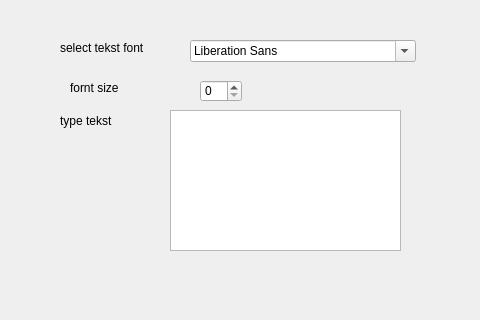
<?xml version="1.0" encoding="UTF-8"?>
<ui version="4.0">
 <class>Dialog</class>
 <widget class="QDialog" name="Dialog">
  <property name="geometry">
   <rect>
    <x>0</x>
    <y>0</y>
    <width>480</width>
    <height>320</height>
   </rect>
  </property>
  <property name="windowTitle">
   <string>Dialog</string>
  </property>
  <widget class="QLabel" name="label">
   <property name="geometry">
    <rect>
     <x>60</x>
     <y>110</y>
     <width>81</width>
     <height>21</height>
    </rect>
   </property>
   <property name="text">
    <string>type tekst</string>
   </property>
  </widget>
  <widget class="QLabel" name="label_2">
   <property name="geometry">
    <rect>
     <x>60</x>
     <y>40</y>
     <width>91</width>
     <height>16</height>
    </rect>
   </property>
   <property name="text">
    <string>select tekst font</string>
   </property>
  </widget>
  <widget class="QFontComboBox" name="fontComboBox">
   <property name="geometry">
    <rect>
     <x>190</x>
     <y>40</y>
     <width>226</width>
     <height>22</height>
    </rect>
   </property>
  </widget>
  <widget class="QTextEdit" name="textEdit">
   <property name="geometry">
    <rect>
     <x>170</x>
     <y>110</y>
     <width>231</width>
     <height>141</height>
    </rect>
   </property>
  </widget>
  <widget class="QSpinBox" name="spinBox">
   <property name="geometry">
    <rect>
     <x>200</x>
     <y>80</y>
     <width>42</width>
     <height>22</height>
    </rect>
   </property>
  </widget>
  <widget class="QLabel" name="label_3">
   <property name="geometry">
    <rect>
     <x>70</x>
     <y>80</y>
     <width>55</width>
     <height>16</height>
    </rect>
   </property>
   <property name="text">
    <string>fornt size</string>
   </property>
  </widget>
 </widget>
 <resources/>
 <connections/>
</ui>
